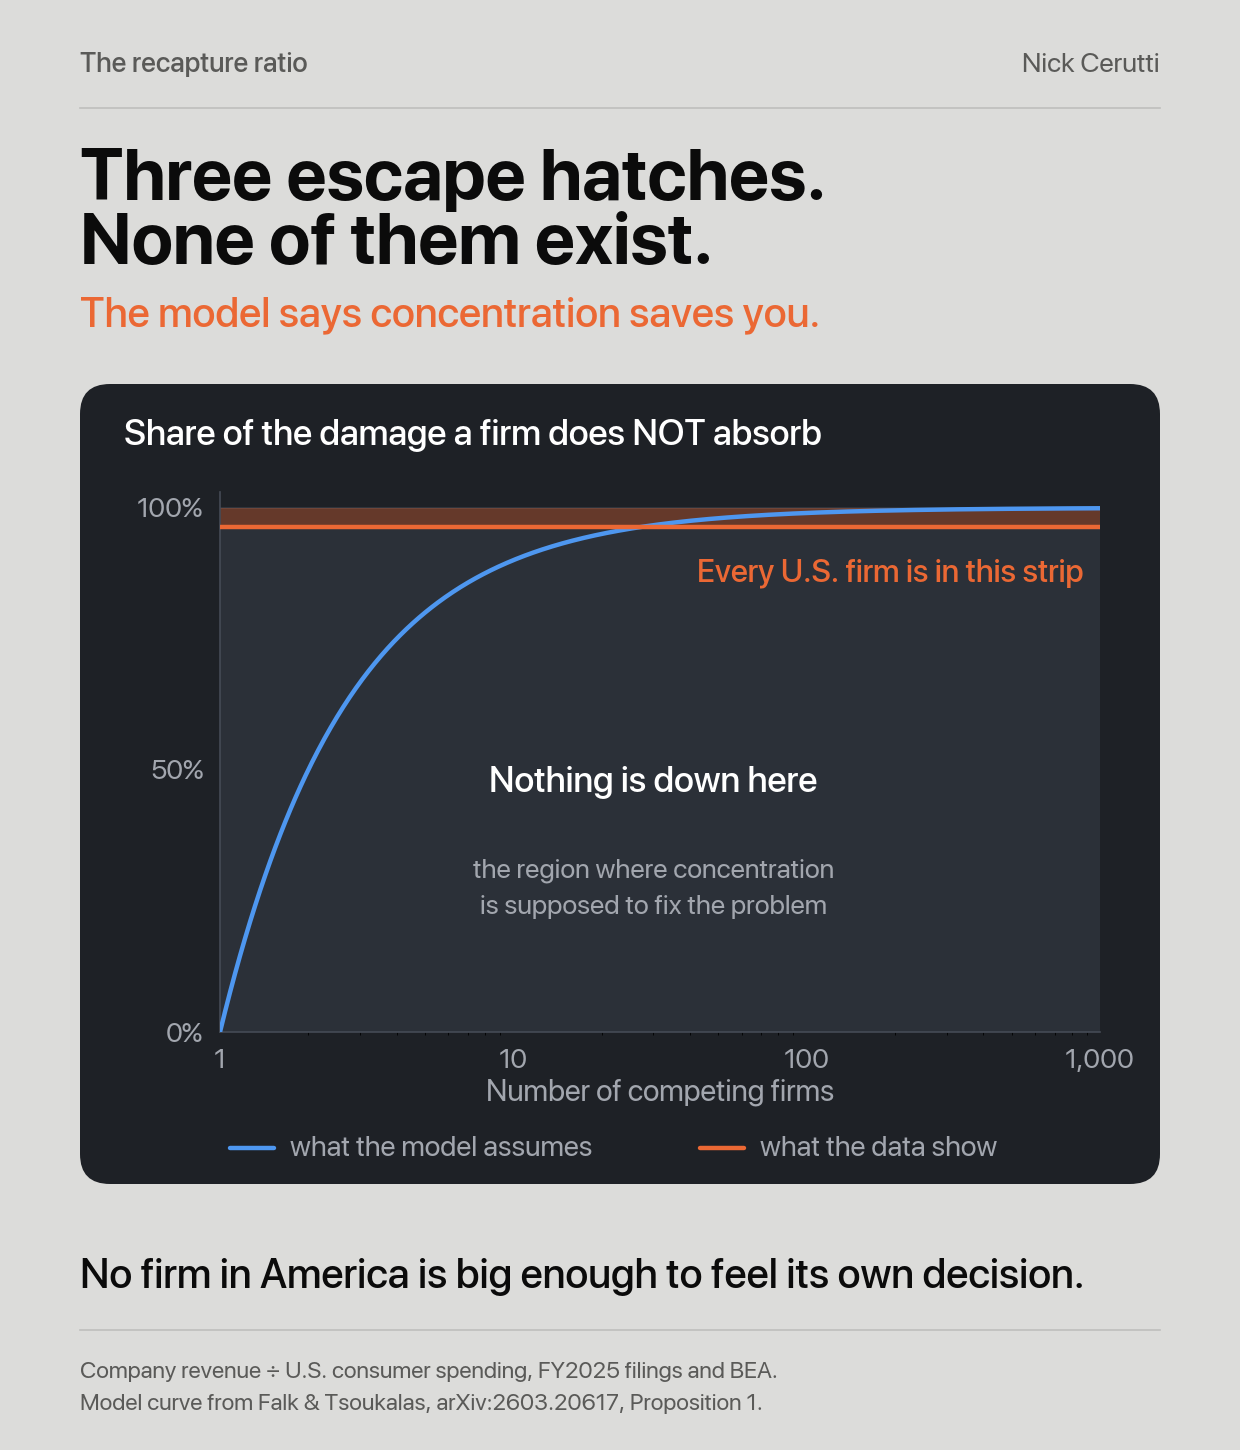

Source code (Python):
# -*- coding: utf-8 -*-
"""Post slide 2: the model's safe zone, and the fact that it is empty."""
from matplotlib.ticker import FuncFormatter
import numpy as np
import post_style as S

S.setup()
fig = S.figure()
L, RGT = S.L, S.RGT

FLOOR = 100 - (462.415 + 90.238) / 15_259.0 * 100      # 96.38 %

S.header(fig)
S.text(fig, L, 200, "Three escape hatches.", size=52, color=S.INK, weight=S.B)
S.text(fig, L, 264, "None of them exist.",   size=52, color=S.INK, weight=S.B)
S.text(fig, L, 326, "The model says concentration saves you.",
       size=30, color=S.ACCENT, weight=S.M)

CA_TOP, CA_H = 384, 800
S.card(fig, L, CA_TOP, RGT - L, CA_H)
S.text(fig, L + 44, CA_TOP + 60, "Share of the damage a firm does NOT absorb",
       size=26, color=S.ON_CARD, weight=S.M)

ax = S.axes(fig, L + 140, CA_TOP + 108, 880, 540)
ax.set_facecolor("none")
for s in ("top", "right"):
    ax.spines[s].set_visible(False)
for s in ("left", "bottom"):
    ax.spines[s].set_color("#454B55"); ax.spines[s].set_linewidth(1.2)
ax.grid(axis="y", color="#333941", lw=1.2, zorder=0)
ax.set_axisbelow(True)
ax.tick_params(colors=S.ON_CARD_2, labelsize=20, length=0, pad=12)

N = np.logspace(0, 3, 700)
ax.axhspan(0, FLOOR, facecolor="#2B3038", zorder=1)
ax.axhspan(FLOOR, 100, facecolor=S.ACCENT, alpha=.35, zorder=2)
ax.axhline(FLOOR, color=S.ACCENT, lw=3.2, zorder=5, solid_capstyle="round")
ax.plot(N, 100 * (1 - 1 / N), color="#4E97F0", lw=3.2, zorder=4, solid_capstyle="round")

ax.set_xscale("log"); ax.set_xlim(1, 1000); ax.set_ylim(0, 103)
ax.set_yticks([0, 50, 100])
ax.yaxis.set_major_formatter(FuncFormatter(lambda v, _: f"{v:.0f}%"))
ax.set_xticks([1, 10, 100, 1000])
ax.set_xticklabels(["1", "10", "100", "1,000"])

ax.text(880, 86, "Every U.S. firm is in this strip", fontsize=23,
        color=S.ACCENT, fontweight=S.M, ha="right")
ax.text(30, 46, "Nothing is down here", fontsize=26, color=S.ON_CARD,
        fontweight=S.M, ha="center")
ax.text(30, 33, "the region where concentration\nis supposed to fix the problem",
        fontsize=20, color=S.ON_CARD_2, ha="center", va="top", linespacing=1.6)

S.text(fig, L + 140 + 440, CA_TOP + 716, "Number of competing firms",
       size=22, color=S.ON_CARD_2, ha="center")

for i, (col, lab) in enumerate([("#4E97F0", "what the model assumes"),
                                (S.ACCENT,  "what the data show")]):
    x0 = L + 150 + i * 470
    fig.add_artist(__import__("matplotlib").lines.Line2D(
        [S.fx(x0), S.fx(x0 + 44)], [S.fy(CA_TOP + 764)] * 2,
        transform=fig.transFigure, color=col, lw=3.2, solid_capstyle="round", zorder=6))
    S.text(fig, x0 + 60, CA_TOP + 772, lab, size=21, color=S.ON_CARD_2)

S.text(fig, L, 1288, "No firm in America is big enough to feel its own decision.",
       size=30, color=S.INK, weight=S.M)
S.rule(fig, L, RGT, 1330)
S.text(fig, L, 1378,
       "Company revenue ÷ U.S. consumer spending, FY2025 filings and BEA.",
       size=17, color=S.INK_SOFT)
S.text(fig, L, 1410,
       "Model curve from Falk & Tsoukalas, arXiv:2603.20617, Proposition 1.",
       size=17, color=S.INK_SOFT)

fig.savefig("post_escape.png", facecolor=S.BG)
print("saved post_escape.png")
